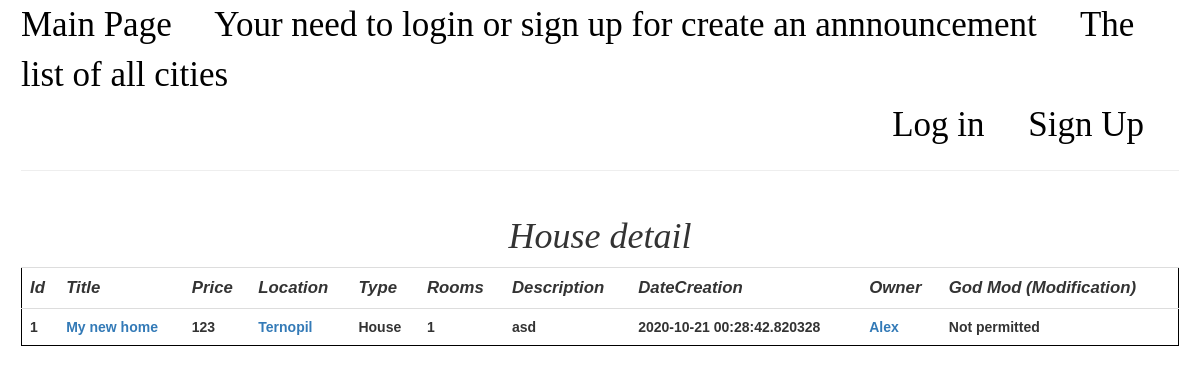
The app's page /house/1, older data.
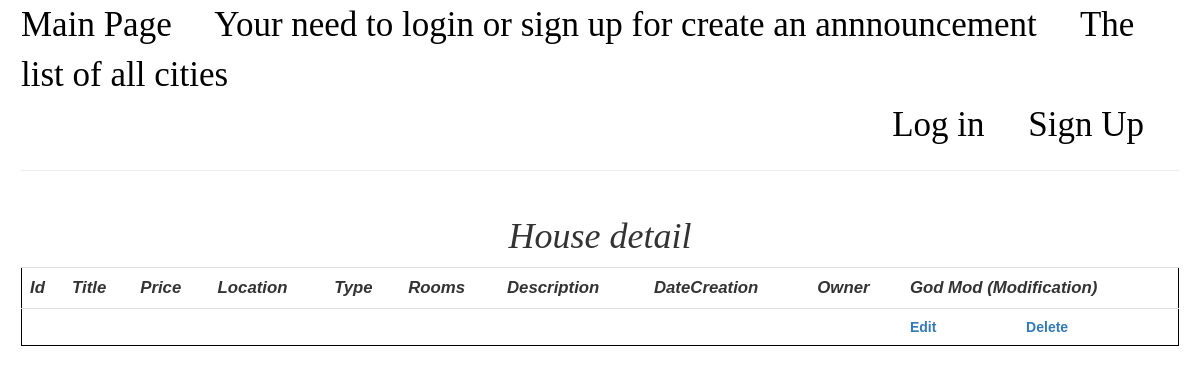
The same page, newer data.
### models.py (models this page shows, shortened)
class House(db.Model):
    __table_args__ = {'extend_existing': True}
    id = db.Column(db.INTEGER, primary_key=True)
    title = db.Column(db.String(50), nullable=False)
    location = db.Column(db.String(50), nullable=False)
    type = db.Column(db.String(50), nullable=False)
    rooms = db.Column(db.INTEGER, nullable=False)
    price = db.Column(db.INTEGER, nullable=False)
    description = db.Column(db.Text, nullable=False)
    author = db.Column(db.String, nullable=False)
    author_id = db.Column(db.INTEGER, nullable=False)
    dateCreation = db.Column(db.DateTime, nullable=False, default=sqlalchemy.sql.func.now())

### app.py (the view)
@app.route('/house/<int:id>', methods=['GET'])
def houseById(id):
    house = models.getHouseById(id)
    return render_template('houseDetail.html', house=house)

### models.py (called while the page is built)
def getHouseById(id):
    return House.query.get(id)

### templates/houseDetail.html (shortened to what this page needs)
{% extends 'base.html' %}
{% block body %}
    <h1>House detail</h1>
    <table class="table table-hover">
        <tr class="headers">
            <th>Id</th>
            <th>Title</th>
            <th>Price</th>
            <th>Location</th>
            <th>Type</th>
            <th>Rooms</th>
            <th>Description</th>
            <th>DateCreation</th>
            <th>Owner</th>
            <th colspan="2">God Mod (Modification)</th>
        </tr>
        <tr>
            <th>{{ house.id }}</th>
            <th><a href="/house/{{ house.id }}">{{ house.title }}</a></th>
            <th>{{ house.price }}</th>
            <th><a href="/search/city/{{ house.location }}">{{ house.location }}</a></th>
            <th>{{ house.type }}</th>
            <th>{{ house.rooms }}</th>
            <th>{{ house.description }}</th>
            <th>{{ house.dateCreation }}</th>
            <th><a href="/user/{{ house.author_id }}">{{ house.author }}</a></th>
            {% if house.author_id == current_user.id %}
                <th><a href="/house/edit/{{ house.id }}">Edit</a></th>
                <th><a href="/house/delete/{{ house.id }}">Delete</a></th>
            {% else %}
                <th colspan="2">Not permitted</th>
            {% endif %}
        </tr>
    </table>
{% endblock %}

Row changes from the older to the newer data that the page shows:
removed House: id "1", title "My new home", price "123", location "Ternopil", type "House", rooms "1", description "asd", dateCreation "2020-10-21 00:28:42.820328", author "Alex"
Text that changed along with them:
text no longer shown: "Not permitted"
text now shown: "Edit Delete"
